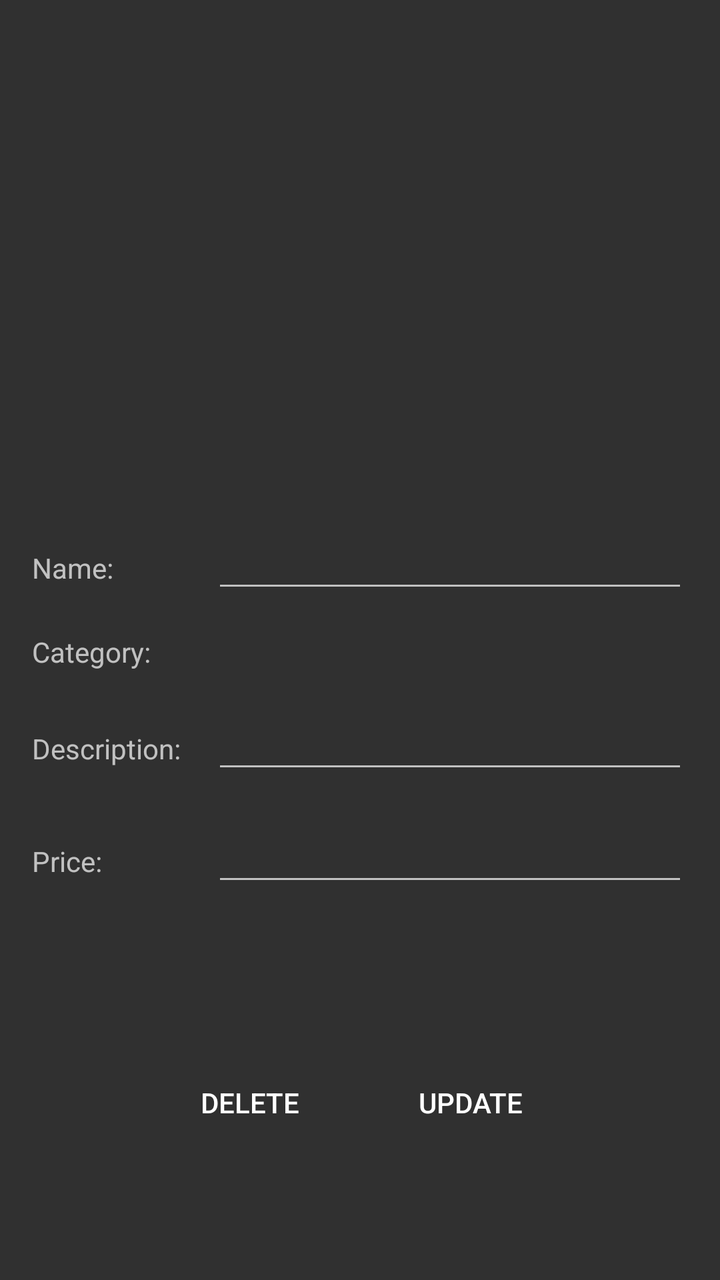
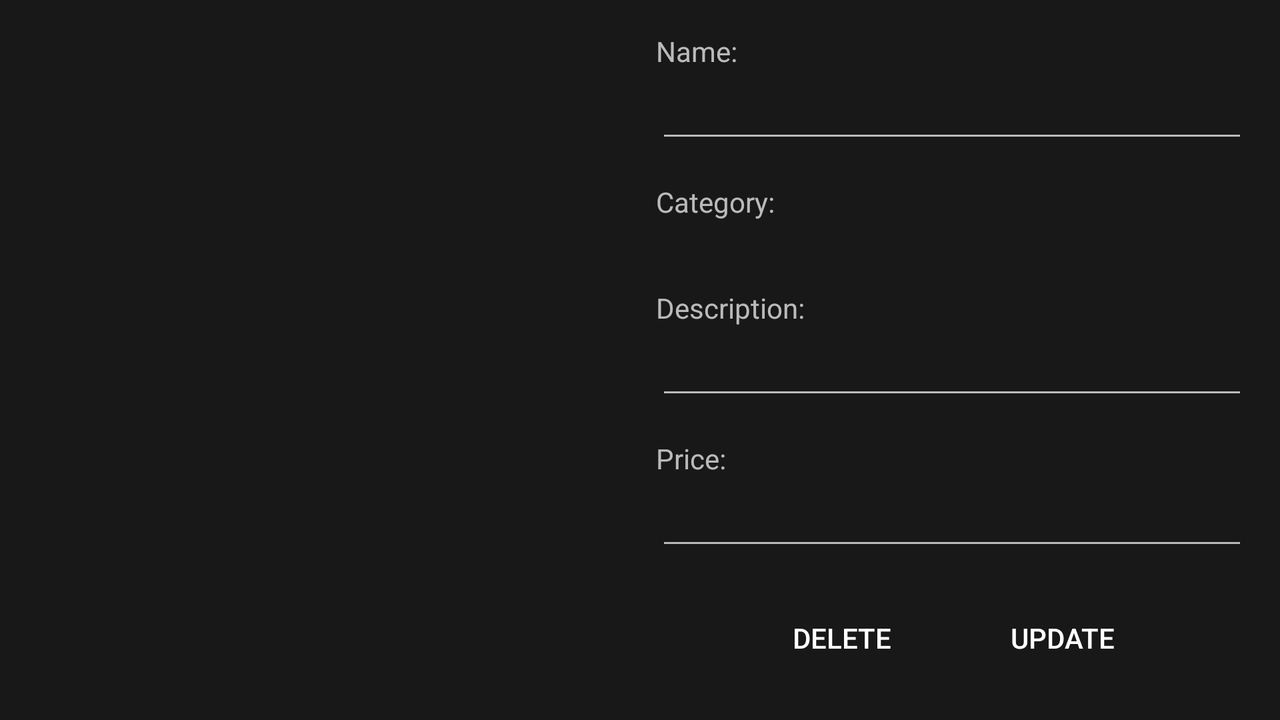

An Android layout and its configuration variant, each rendered on a device that would load it. The default file and the variant file are quoted in full after the pictures.
<!-- AndroidManifest.xml: application theme AppTheme -->
<!-- res/layout/restaurant_product_detail_content.xml -->
<?xml version="1.0" encoding="utf-8"?>
<LinearLayout xmlns:android="http://schemas.android.com/apk/res/android"
    xmlns:tools="http://schemas.android.com/tools"
    android:id="@+id/restaurant_product_detail_content"
    android:layout_width="match_parent"
    android:layout_height="match_parent"
    android:gravity="center"
    android:orientation="vertical"
    tools:context=".fragment.RestaurantProductDetailFragment">

    <ImageView
        android:id="@+id/restaurantProductImage"
        android:layout_width="match_parent"
        android:layout_height="200dp"
        android:layout_marginTop="30dp"
        android:layout_marginBottom="30dp" />

    <LinearLayout
        android:layout_width="fill_parent"
        android:layout_height="wrap_content"
        android:layout_marginLeft="16dp"
        android:layout_marginRight="16dp"
        android:orientation="horizontal">

        <TextView
            android:layout_width="90dp"
            android:layout_height="wrap_content"
            android:text="@string/name" />

        <EditText
            android:id="@+id/restaurantProductName"
            android:layout_width="match_parent"
            android:layout_height="wrap_content"
            android:layout_marginBottom="15dp"
            android:textColor="@color/colorWhite"
            android:textColorHint="@color/colorWhite" />
    </LinearLayout>

    <LinearLayout
        android:layout_width="fill_parent"
        android:layout_height="wrap_content"
        android:layout_marginLeft="16dp"
        android:layout_marginRight="16dp"
        android:orientation="horizontal">

        <TextView
            android:layout_width="90dp"
            android:layout_height="wrap_content"
            android:text="@string/categoryId" />

        <TextView
            android:id="@+id/restaurantProductCatId"
            android:layout_width="match_parent"
            android:layout_height="wrap_content"
            android:layout_marginBottom="15dp"
            android:textColor="@color/colorWhite"
            android:textColorHint="@color/colorWhite" />
    </LinearLayout>

    <LinearLayout
        android:layout_width="fill_parent"
        android:layout_height="wrap_content"
        android:layout_marginLeft="16dp"
        android:layout_marginRight="16dp"
        android:orientation="horizontal">

        <TextView
            android:layout_width="90dp"
            android:layout_height="wrap_content"
            android:text="@string/description" />

        <EditText
            android:id="@+id/restaurantProductDesc"
            android:layout_width="match_parent"
            android:layout_height="wrap_content"
            android:layout_marginBottom="15dp"
            android:textColor="@color/colorWhite"
            android:textColorHint="@color/colorWhite" />

    </LinearLayout>

    <LinearLayout
        android:layout_width="fill_parent"
        android:layout_height="wrap_content"
        android:layout_marginLeft="16dp"
        android:layout_marginRight="16dp"
        android:orientation="horizontal">

        <TextView
            android:layout_width="90dp"
            android:layout_height="wrap_content"
            android:text="@string/price" />

        <EditText
            android:id="@+id/restaurantProductPrice"
            android:layout_width="match_parent"
            android:layout_height="wrap_content"
            android:layout_marginBottom="15dp"
            android:textColor="@color/colorWhite"
            android:textColorHint="@color/colorWhite" />

    </LinearLayout>

    <LinearLayout
        android:layout_width="fill_parent"
        android:layout_height="match_parent"
        android:gravity="center"
        android:orientation="horizontal">

        <Button
            android:id="@+id/product_delete"
            android:layout_width="100dp"
            android:layout_height="wrap_content"
            android:layout_alignParentEnd="true"
            android:layout_centerVertical="true"
            android:layout_marginRight="10dp"
            android:background="@color/colorRed"
            android:text="@string/delete" />

        <Button
            android:id="@+id/product_edit"
            android:layout_width="100dp"
            android:layout_height="wrap_content"
            android:layout_alignParentEnd="true"
            android:layout_centerVertical="true"
            android:background="@color/colorRed"
            android:text="@string/update" />

    </LinearLayout>

</LinearLayout>
<!-- resources referenced by this layout -->
<resources>
  <color name="colorWhite">#FFF</color>
  <string name="categoryId">Category:</string>
  <string name="delete">DELETE</string>
  <string name="description">Description: </string>
  <string name="name">Name: </string>
  <string name="price">Price: </string>
  <string name="update">UPDATE</string>
  <style name="AppTheme" parent="Theme.AppCompat.NoActionBar">
          <item name="colorPrimary">@color/colorPrimary</item>
          <item name="colorPrimaryDark">@color/colorPrimaryDark</item>
          <item name="colorAccent">@color/colorAccent</item>
      </style>
  <color name="colorPrimary">#3F51B5</color>
      // no statusbar
  <color name="colorPrimaryDark">#80000000</color>
  <color name="colorAccent">#FF4081</color>
</resources>
<!-- res/layout-land/restaurant_product_detail_content.xml (the repository's variant of the layout above) -->
<!-- drawn on the phone turned sideways -->
<?xml version="1.0" encoding="utf-8"?>
<android.support.constraint.ConstraintLayout
    xmlns:android="http://schemas.android.com/apk/res/android"
    xmlns:tools="http://schemas.android.com/tools"
    android:id="@+id/restaurant_product_detail_content"
    android:layout_width="match_parent"
    android:layout_height="match_parent"
    android:gravity="center"
    android:orientation="vertical"
    tools:context=".fragment.RestaurantProductDetailFragment">

    <LinearLayout
        android:layout_width="fill_parent"
        android:layout_height="fill_parent"
        android:background="@color/colorPrimaryDark"
        android:orientation="horizontal"
        android:padding="16dp">

        <ImageView
            android:id="@+id/restaurantProductImage"
            android:layout_width="0dp"
            android:layout_height="match_parent"
            android:layout_marginRight="16dp"
            android:layout_weight="0.5" />

        <LinearLayout
            android:layout_width="0dp"
            android:layout_height="match_parent"
            android:layout_weight=".50"
            android:orientation="vertical">

            <TextView
                android:layout_width="90dp"
                android:layout_height="wrap_content"
                android:text="@string/name" />

            <EditText
                android:id="@+id/restaurantProductName"
                android:layout_width="match_parent"
                android:layout_height="wrap_content"
                android:layout_marginBottom="15dp"
                android:textColor="@color/colorWhite"
                android:textColorHint="@color/colorWhite" />

            <TextView
                android:layout_width="90dp"
                android:layout_height="wrap_content"
                android:text="@string/categoryId" />

            <TextView
                android:id="@+id/restaurantProductCatId"
                android:layout_width="match_parent"
                android:layout_height="wrap_content"
                android:layout_marginBottom="15dp"
                android:textColor="@color/colorWhite"
                android:textColorHint="@color/colorWhite" />

            <TextView
                android:layout_width="90dp"
                android:layout_height="wrap_content"
                android:text="@string/description" />

            <EditText
                android:id="@+id/restaurantProductDesc"
                android:layout_width="match_parent"
                android:layout_height="wrap_content"
                android:layout_marginBottom="15dp"
                android:textColor="@color/colorWhite"
                android:textColorHint="@color/colorWhite" />

            <TextView
                android:layout_width="90dp"
                android:layout_height="wrap_content"
                android:text="@string/price" />

            <EditText
                android:id="@+id/restaurantProductPrice"
                android:layout_width="match_parent"
                android:layout_height="wrap_content"
                android:layout_marginBottom="15dp"
                android:textColor="@color/colorWhite"
                android:textColorHint="@color/colorWhite" />

            <LinearLayout
                android:layout_width="match_parent"
                android:layout_height="wrap_content"
                android:gravity="center"
                android:orientation="horizontal">

                <Button
                    android:id="@+id/product_delete"
                    android:layout_width="100dp"
                    android:layout_height="wrap_content"
                    android:layout_marginRight="10dp"
                    android:background="@color/colorRed"
                    android:text="@string/delete" />

                <Button
                    android:id="@+id/product_edit"
                    android:layout_width="100dp"
                    android:layout_height="wrap_content"
                    android:background="@color/colorRed"
                    android:text="@string/update" />

            </LinearLayout>

        </LinearLayout>

    </LinearLayout>

</android.support.constraint.ConstraintLayout>
<!-- resources referenced by the variant -->
<!-- as the phone turned sideways resolves them -->
<resources>
  <color name="colorPrimaryDark">#80000000</color>
  <color name="colorWhite">#FFF</color>
  <string name="categoryId">Category:</string>
  <string name="delete">DELETE</string>
  <string name="description">Description: </string>
  <string name="name">Name: </string>
  <string name="price">Price: </string>
  <string name="update">UPDATE</string>
  <style name="AppTheme" parent="Theme.AppCompat.NoActionBar">
          <item name="colorPrimary">@color/colorPrimary</item>
          <item name="colorPrimaryDark">@color/colorPrimaryDark</item>
          <item name="colorAccent">@color/colorAccent</item>
      </style>
  <color name="colorPrimary">#3F51B5</color>
      // no statusbar
  <color name="colorAccent">#FF4081</color>
</resources>
